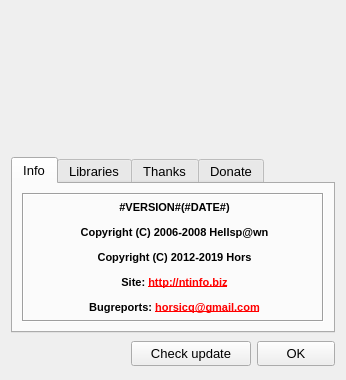
<?xml version="1.0" encoding="UTF-8"?>
<ui version="4.0">
 <class>DialogAbout</class>
 <widget class="QDialog" name="DialogAbout">
  <property name="windowModality">
   <enum>Qt::ApplicationModal</enum>
  </property>
  <property name="geometry">
   <rect>
    <x>0</x>
    <y>0</y>
    <width>346</width>
    <height>380</height>
   </rect>
  </property>
  <property name="sizePolicy">
   <sizepolicy hsizetype="Preferred" vsizetype="Preferred">
    <horstretch>32</horstretch>
    <verstretch>0</verstretch>
   </sizepolicy>
  </property>
  <property name="minimumSize">
   <size>
    <width>346</width>
    <height>380</height>
   </size>
  </property>
  <property name="maximumSize">
   <size>
    <width>346</width>
    <height>380</height>
   </size>
  </property>
  <property name="font">
   <font>
    <pointsize>10</pointsize>
    <weight>50</weight>
    <bold>false</bold>
   </font>
  </property>
  <property name="windowTitle">
   <string>About</string>
  </property>
  <layout class="QVBoxLayout" name="verticalLayout">
   <item>
    <layout class="QHBoxLayout" name="horizontalLayout_2">
     <item>
      <spacer name="horizontalSpacer">
       <property name="orientation">
        <enum>Qt::Horizontal</enum>
       </property>
       <property name="sizeHint" stdset="0">
        <size>
         <width>40</width>
         <height>20</height>
        </size>
       </property>
      </spacer>
     </item>
     <item>
      <widget class="QPushButtonX" name="pushButtonLogo">
       <property name="minimumSize">
        <size>
         <width>314</width>
         <height>136</height>
        </size>
       </property>
       <property name="maximumSize">
        <size>
         <width>314</width>
         <height>136</height>
        </size>
       </property>
       <property name="text">
        <string/>
       </property>
       <property name="icon">
        <iconset>
         <normaloff>:/new/prefix1/pics/DiEn.bmp</normaloff>:/new/prefix1/pics/DiEn.bmp</iconset>
       </property>
       <property name="iconSize">
        <size>
         <width>314</width>
         <height>136</height>
        </size>
       </property>
       <property name="flat">
        <bool>true</bool>
       </property>
      </widget>
     </item>
     <item>
      <spacer name="horizontalSpacer_2">
       <property name="orientation">
        <enum>Qt::Horizontal</enum>
       </property>
       <property name="sizeHint" stdset="0">
        <size>
         <width>40</width>
         <height>20</height>
        </size>
       </property>
      </spacer>
     </item>
    </layout>
   </item>
   <item>
    <widget class="QTabWidgetX" name="tabWidgetAbout">
     <property name="minimumSize">
      <size>
       <width>153</width>
       <height>176</height>
      </size>
     </property>
     <property name="maximumSize">
      <size>
       <width>16777215</width>
       <height>176</height>
      </size>
     </property>
     <property name="currentIndex">
      <number>0</number>
     </property>
     <widget class="QWidget" name="tabInfo">
      <attribute name="title">
       <string>Info</string>
      </attribute>
      <layout class="QVBoxLayout" name="verticalLayout_2">
       <item>
        <widget class="QLabelX" name="labelInfo">
         <property name="font">
          <font>
           <pointsize>10</pointsize>
          </font>
         </property>
         <property name="frameShape">
          <enum>QFrame::Box</enum>
         </property>
         <property name="frameShadow">
          <enum>QFrame::Sunken</enum>
         </property>
         <property name="text">
          <string notr="true">&lt;html&gt;&lt;head/&gt;&lt;body&gt;&lt;p align=&quot;center&quot;&gt;&lt;span style=&quot; font-size:8pt; font-weight:600;&quot;&gt;#VERSION#(#DATE#)&lt;/span&gt;&lt;/p&gt;&lt;p align=&quot;center&quot;&gt;&lt;span style=&quot; font-size:8pt; font-weight:600;&quot;&gt;Copyright (C) 2006-2008 Hellsp@wn&lt;/span&gt;&lt;/p&gt;&lt;p align=&quot;center&quot;&gt;&lt;span style=&quot; font-size:8pt; font-weight:600;&quot;&gt;Copyright (C) 2012-2019 Hors&lt;/span&gt;&lt;/p&gt;&lt;p align=&quot;center&quot;&gt;&lt;span style=&quot; font-size:8pt; font-weight:600;&quot;&gt;Site: &lt;/span&gt;&lt;a href=&quot;http://ntinfo.biz&quot;&gt;&lt;span style=&quot; font-size:8pt; font-weight:600; text-decoration: underline; color:#ff0000;&quot;&gt;http://ntinfo.biz&lt;/span&gt;&lt;/a&gt;&lt;/p&gt;&lt;p align=&quot;center&quot;&gt;&lt;span style=&quot; font-size:8pt; font-weight:600;&quot;&gt;Bugreports: &lt;/span&gt;&lt;a href=&quot;mailto:horsicq@gmail.com&quot;&gt;&lt;span style=&quot; font-size:8pt; font-weight:600; text-decoration: underline; color:#ff0000;&quot;&gt;horsicq@gmail.com&lt;/span&gt;&lt;/a&gt;&lt;/p&gt;&lt;/body&gt;&lt;/html&gt;</string>
         </property>
         <property name="openExternalLinks">
          <bool>true</bool>
         </property>
        </widget>
       </item>
      </layout>
     </widget>
     <widget class="QWidget" name="tab">
      <attribute name="title">
       <string>Libraries</string>
      </attribute>
      <layout class="QGridLayout" name="gridLayout">
       <item row="0" column="0">
        <widget class="QLabelX" name="labelComponents">
         <property name="font">
          <font>
           <pointsize>10</pointsize>
          </font>
         </property>
         <property name="frameShape">
          <enum>QFrame::Box</enum>
         </property>
         <property name="frameShadow">
          <enum>QFrame::Sunken</enum>
         </property>
         <property name="text">
          <string notr="true">&lt;html&gt;&lt;head/&gt;&lt;body&gt;&lt;p align=&quot;center&quot;&gt;&lt;span style=&quot; font-size:8pt; font-weight:600;&quot;&gt;QT Library #QT_VERSION# &lt;/span&gt;&lt;a href=&quot;http://qt-project.org&quot;&gt;&lt;span style=&quot; font-size:8pt; font-weight:600; text-decoration: underline; color:#ff0000;&quot;&gt;http://qt-project.org&lt;/span&gt;&lt;/a&gt;&lt;/p&gt;&lt;p align=&quot;center&quot;&gt;&lt;span style=&quot; font-size:8pt; font-weight:600;&quot;&gt;QWT Library #QWT_VERSION# &lt;/span&gt;&lt;a href=&quot; http://qwt.sourceforge.net&quot;&gt;&lt;span style=&quot; font-size:8pt; font-weight:600; text-decoration: underline; color:#ff0000;&quot;&gt;http://qwt.sourceforge.net&lt;/span&gt;&lt;/a&gt;&lt;/p&gt;&lt;/body&gt;&lt;/html&gt;</string>
         </property>
         <property name="openExternalLinks">
          <bool>true</bool>
         </property>
        </widget>
       </item>
      </layout>
     </widget>
     <widget class="QWidget" name="tabThanks">
      <attribute name="title">
       <string>Thanks</string>
      </attribute>
      <layout class="QHBoxLayout" name="horizontalLayout_3">
       <item>
        <widget class="QListWidget" name="listWidgetThanks">
         <property name="maximumSize">
          <size>
           <width>16777215</width>
           <height>128</height>
          </size>
         </property>
         <item>
          <property name="text">
           <string notr="true">Nick Sm</string>
          </property>
          <property name="toolTip">
           <string notr="true"/>
          </property>
         </item>
         <item>
          <property name="text">
           <string notr="true">hypn0</string>
          </property>
          <property name="toolTip">
           <string notr="true"/>
          </property>
         </item>
         <item>
          <property name="text">
           <string notr="true">ajax</string>
          </property>
          <property name="toolTip">
           <string notr="true"/>
          </property>
         </item>
         <item>
          <property name="text">
           <string notr="true">Hellspawn</string>
          </property>
         </item>
         <item>
          <property name="text">
           <string notr="true">==DJ==[ZLO]</string>
          </property>
         </item>
         <item>
          <property name="text">
           <string notr="true">ADMIN-CRACK</string>
          </property>
         </item>
         <item>
          <property name="text">
           <string notr="true">mushr00m</string>
          </property>
         </item>
         <item>
          <property name="text">
           <string notr="true">gurololicon</string>
          </property>
         </item>
         <item>
          <property name="text">
           <string notr="true">Diabolic</string>
          </property>
         </item>
         <item>
          <property name="text">
           <string notr="true">SkyRE</string>
          </property>
         </item>
         <item>
          <property name="text">
           <string notr="true">user_</string>
          </property>
         </item>
         <item>
          <property name="text">
           <string notr="true">void</string>
          </property>
         </item>
         <item>
          <property name="text">
           <string notr="true">NikolayD</string>
          </property>
         </item>
         <item>
          <property name="text">
           <string notr="true">4kusNick</string>
          </property>
         </item>
         <item>
          <property name="text">
           <string notr="true">BoRoV</string>
          </property>
         </item>
         <item>
          <property name="text">
           <string notr="true">HandMill</string>
          </property>
         </item>
         <item>
          <property name="text">
           <string notr="true">ELF_7719116</string>
          </property>
         </item>
         <item>
          <property name="text">
           <string notr="true">SReg</string>
          </property>
         </item>
         <item>
          <property name="text">
           <string notr="true">Zorn</string>
          </property>
         </item>
         <item>
          <property name="text">
           <string notr="true">BAHEK</string>
          </property>
         </item>
         <item>
          <property name="text">
           <string notr="true">GPcH</string>
          </property>
         </item>
         <item>
          <property name="text">
           <string notr="true">Airenikus</string>
          </property>
         </item>
         <item>
          <property name="text">
           <string notr="true">crc1</string>
          </property>
         </item>
         <item>
          <property name="text">
           <string notr="true">DimitarSerg</string>
          </property>
         </item>
         <item>
          <property name="text">
           <string notr="true">RedBlkJck</string>
          </property>
         </item>
         <item>
          <property name="text">
           <string notr="true">JMPer</string>
          </property>
         </item>
         <item>
          <property name="text">
           <string notr="true">exet0l</string>
          </property>
         </item>
         <item>
          <property name="text">
           <string notr="true">Mick Grove</string>
          </property>
         </item>
         <item>
          <property name="text">
           <string notr="true">Levis</string>
          </property>
         </item>
         <item>
          <property name="text">
           <string notr="true">sendersu</string>
          </property>
         </item>
         <item>
          <property name="text">
           <string notr="true">ekse0x</string>
          </property>
         </item>
         <item>
          <property name="text">
           <string notr="true">Slinger</string>
          </property>
         </item>
         <item>
          <property name="text">
           <string notr="true">DenCoder</string>
          </property>
         </item>
         <item>
          <property name="text">
           <string notr="true">deniskore</string>
          </property>
         </item>
         <item>
          <property name="text">
           <string notr="true">Dazz</string>
          </property>
         </item>
         <item>
          <property name="text">
           <string notr="true">A.S.L.</string>
          </property>
         </item>
         <item>
          <property name="text">
           <string notr="true">DICI BF</string>
          </property>
         </item>
         <item>
          <property name="text">
           <string notr="true">Javier Nieto</string>
          </property>
         </item>
         <item>
          <property name="text">
           <string notr="true">Jason Hood</string>
          </property>
         </item>
         <item>
          <property name="text">
           <string notr="true">Tembo</string>
          </property>
         </item>
         <item>
          <property name="text">
           <string notr="true">Bartosz Wójcik</string>
          </property>
         </item>
         <item>
          <property name="text">
           <string notr="true">Jeffrey Wu</string>
          </property>
         </item>
         <item>
          <property name="text">
           <string notr="true">Murcielago</string>
          </property>
         </item>
         <item>
          <property name="text">
           <string notr="true">Eliseu Filipi</string>
          </property>
         </item>
         <item>
          <property name="text">
           <string notr="true">dartraiden</string>
          </property>
         </item>
         <item>
          <property name="text">
           <string notr="true">Jupiter</string>
          </property>
         </item>
         <item>
          <property name="text">
           <string notr="true">d3dm4u5</string>
          </property>
         </item>
         <item>
          <property name="text">
           <string notr="true">Metabolic</string>
          </property>
         </item>
         <item>
          <property name="text">
           <string notr="true">Adler</string>
          </property>
         </item>
         <item>
          <property name="text">
           <string notr="true">mrexodia</string>
          </property>
         </item>
         <item>
          <property name="text">
           <string notr="true">Rinat Aminow</string>
          </property>
         </item>
         <item>
          <property name="text">
           <string notr="true">ktg kbh</string>
          </property>
         </item>
        </widget>
       </item>
       <item>
        <widget class="QPushButton" name="pushButtonAvatar">
         <property name="minimumSize">
          <size>
           <width>128</width>
           <height>128</height>
          </size>
         </property>
         <property name="maximumSize">
          <size>
           <width>128</width>
           <height>128</height>
          </size>
         </property>
         <property name="styleSheet">
          <string notr="true">border-style: solid;
border-width:1px;
border-radius:50px;</string>
         </property>
         <property name="text">
          <string/>
         </property>
         <property name="flat">
          <bool>true</bool>
         </property>
        </widget>
       </item>
      </layout>
     </widget>
     <widget class="QWidget" name="tabDonate">
      <attribute name="title">
       <string>Donate</string>
      </attribute>
      <layout class="QVBoxLayout" name="verticalLayout_5">
       <property name="spacing">
        <number>1</number>
       </property>
       <property name="leftMargin">
        <number>1</number>
       </property>
       <property name="topMargin">
        <number>1</number>
       </property>
       <property name="rightMargin">
        <number>1</number>
       </property>
       <property name="bottomMargin">
        <number>1</number>
       </property>
       <item>
        <widget class="QGroupBox" name="groupBoxPayPal">
         <property name="title">
          <string>Paypal</string>
         </property>
         <layout class="QVBoxLayout" name="verticalLayout_3">
          <property name="spacing">
           <number>1</number>
          </property>
          <property name="leftMargin">
           <number>1</number>
          </property>
          <property name="topMargin">
           <number>1</number>
          </property>
          <property name="rightMargin">
           <number>1</number>
          </property>
          <property name="bottomMargin">
           <number>1</number>
          </property>
          <item>
           <widget class="QLineEdit" name="lineEdit">
            <property name="enabled">
             <bool>true</bool>
            </property>
            <property name="text">
             <string>ntinfo.re@gmail.com</string>
            </property>
            <property name="readOnly">
             <bool>true</bool>
            </property>
            <property name="placeholderText">
             <string notr="true"/>
            </property>
           </widget>
          </item>
         </layout>
        </widget>
       </item>
       <item>
        <widget class="QGroupBox" name="groupBoxPayPal_2">
         <property name="title">
          <string>Bitcoin</string>
         </property>
         <layout class="QVBoxLayout" name="verticalLayout_4">
          <property name="spacing">
           <number>1</number>
          </property>
          <property name="leftMargin">
           <number>1</number>
          </property>
          <property name="topMargin">
           <number>1</number>
          </property>
          <property name="rightMargin">
           <number>1</number>
          </property>
          <property name="bottomMargin">
           <number>1</number>
          </property>
          <item>
           <widget class="QLineEdit" name="lineEdit_2">
            <property name="enabled">
             <bool>true</bool>
            </property>
            <property name="text">
             <string>3DqddVBX9PKqMvNPXZ3gPHBNNRtD9CnmJo</string>
            </property>
            <property name="readOnly">
             <bool>true</bool>
            </property>
            <property name="placeholderText">
             <string notr="true"/>
            </property>
           </widget>
          </item>
         </layout>
        </widget>
       </item>
       <item>
        <spacer name="verticalSpacer">
         <property name="orientation">
          <enum>Qt::Vertical</enum>
         </property>
         <property name="sizeHint" stdset="0">
          <size>
           <width>20</width>
           <height>56</height>
          </size>
         </property>
        </spacer>
       </item>
      </layout>
     </widget>
    </widget>
   </item>
   <item>
    <layout class="QHBoxLayout" name="horizontalLayout">
     <item>
      <spacer name="horizontalSpacer_3">
       <property name="orientation">
        <enum>Qt::Horizontal</enum>
       </property>
       <property name="sizeHint" stdset="0">
        <size>
         <width>40</width>
         <height>20</height>
        </size>
       </property>
      </spacer>
     </item>
     <item>
      <widget class="QPushButtonX" name="pushButtonCheckUpdate">
       <property name="enabled">
        <bool>true</bool>
       </property>
       <property name="minimumSize">
        <size>
         <width>120</width>
         <height>25</height>
        </size>
       </property>
       <property name="maximumSize">
        <size>
         <width>120</width>
         <height>25</height>
        </size>
       </property>
       <property name="text">
        <string>Check update</string>
       </property>
      </widget>
     </item>
     <item>
      <widget class="QPushButtonX" name="pushButtonOK">
       <property name="minimumSize">
        <size>
         <width>78</width>
         <height>25</height>
        </size>
       </property>
       <property name="maximumSize">
        <size>
         <width>78</width>
         <height>25</height>
        </size>
       </property>
       <property name="text">
        <string>OK</string>
       </property>
      </widget>
     </item>
    </layout>
   </item>
  </layout>
 </widget>
 <customwidgets>
  <customwidget>
   <class>QPushButtonX</class>
   <extends>QPushButton</extends>
   <header>qpushbuttonx.h</header>
  </customwidget>
  <customwidget>
   <class>QTabWidgetX</class>
   <extends>QTabWidget</extends>
   <header>qtabwidgetx.h</header>
   <container>1</container>
  </customwidget>
  <customwidget>
   <class>QLabelX</class>
   <extends>QLabel</extends>
   <header>qlabelx.h</header>
  </customwidget>
 </customwidgets>
 <resources>
  <include location="res.qrc"/>
 </resources>
 <connections/>
</ui>
